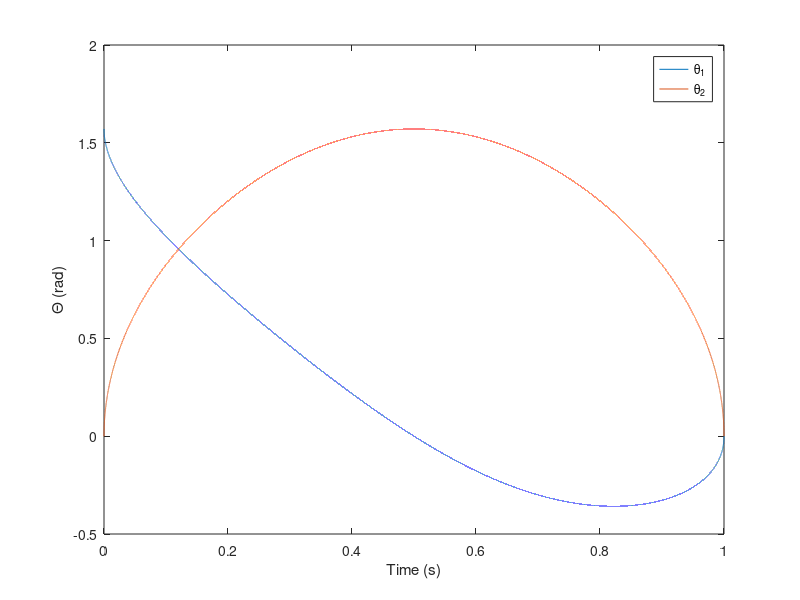

Recreate this plot in MATLAB.
clear;
clc;
close all;

% defining t. i used 0 to 1 because those values get me from 0 to 2 in my
% position eqns defined below.

t = linspace(0, 1, 100000); 

% end-effector position

x = 0 + 2*t;
y = 2 - 2*t;

% inverse kinematics equations

theta2 = acos((x.^2 + y.^2 - 2)/2);
theta1 = atan2(y,x) - atan(sin(theta2)./(1 + cos(theta2)));


plot(t, theta1);
hold on;
plot(t, theta2);

xlabel('Time (s)');
ylabel('\Theta (rad)');
legend('\theta_1', '\theta_2');
